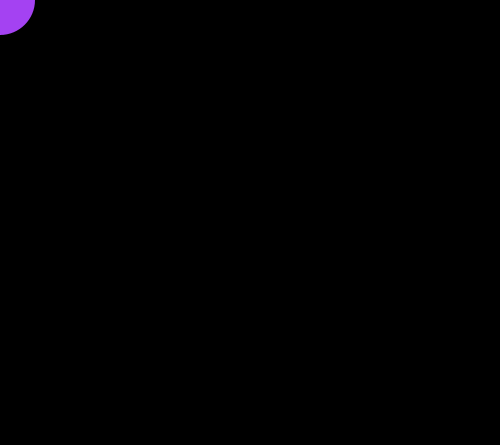
Frame 1 (no input)
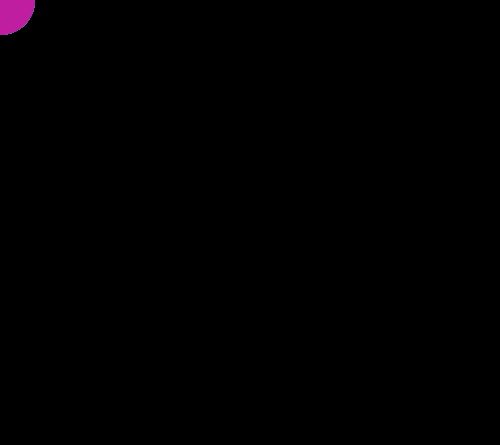
Frame 60 (the mouse pressed at the canvas centre just before this capture)
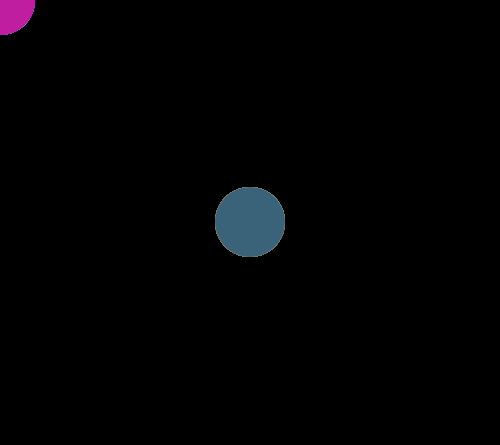
Frame 120 (the mouse held since frame 60 and released just before this capture)

The Processing sketch that drew these frames (run headless with seeded random() and noise(); from frame 60 on, the mouse is pressed at the canvas centre):

// Processing sketch: processing_129798
// ── processing_129798.pde

//Programmieren Sie einen neuen Pinsel.

void setup() {
  size(500,445);
  background(0);
  noStroke();
}

void draw() {

  fill(random(0,255),random(0,255),random(0,255));
  ellipse(mouseX, mouseY, 70, 70);
}
